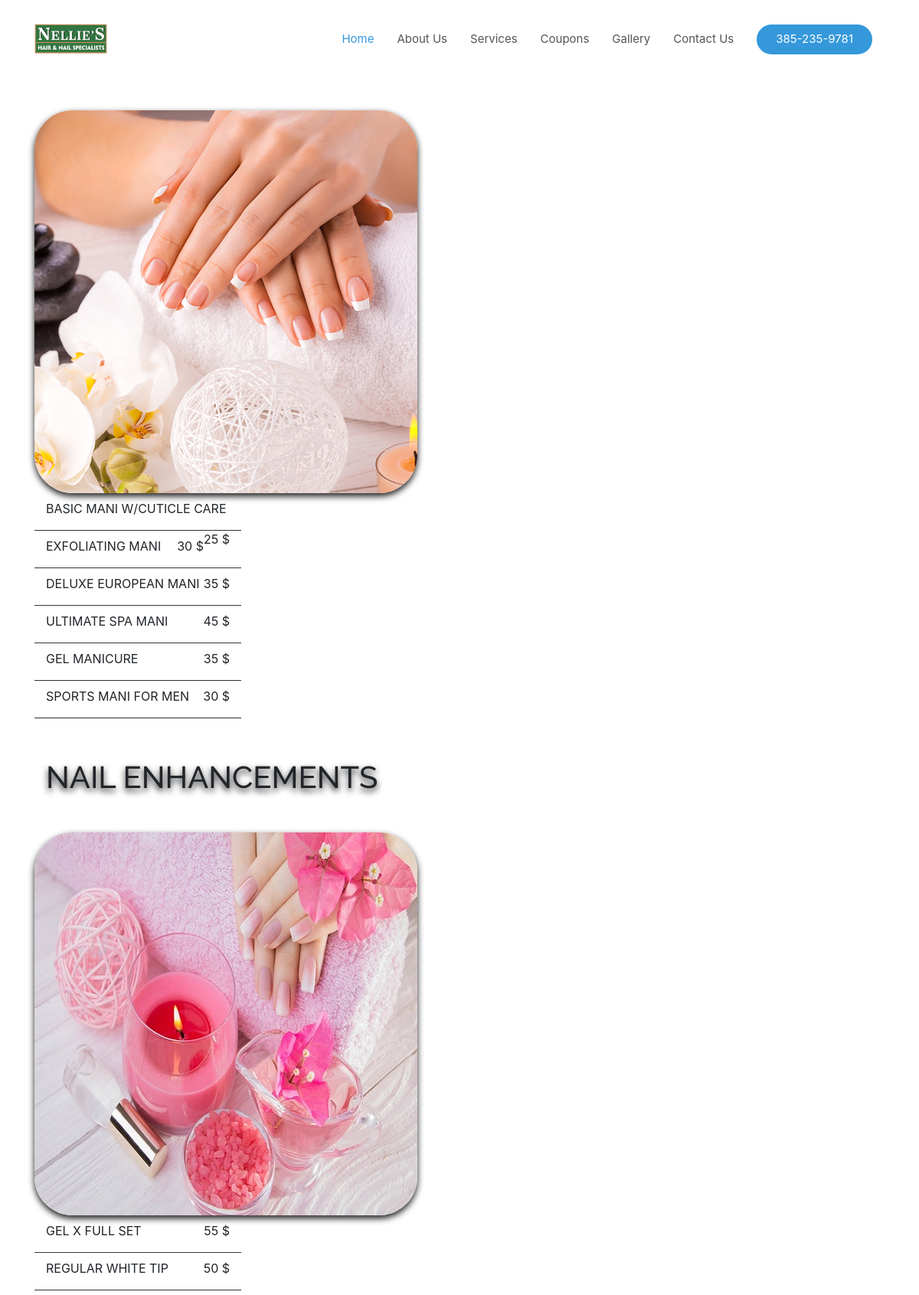
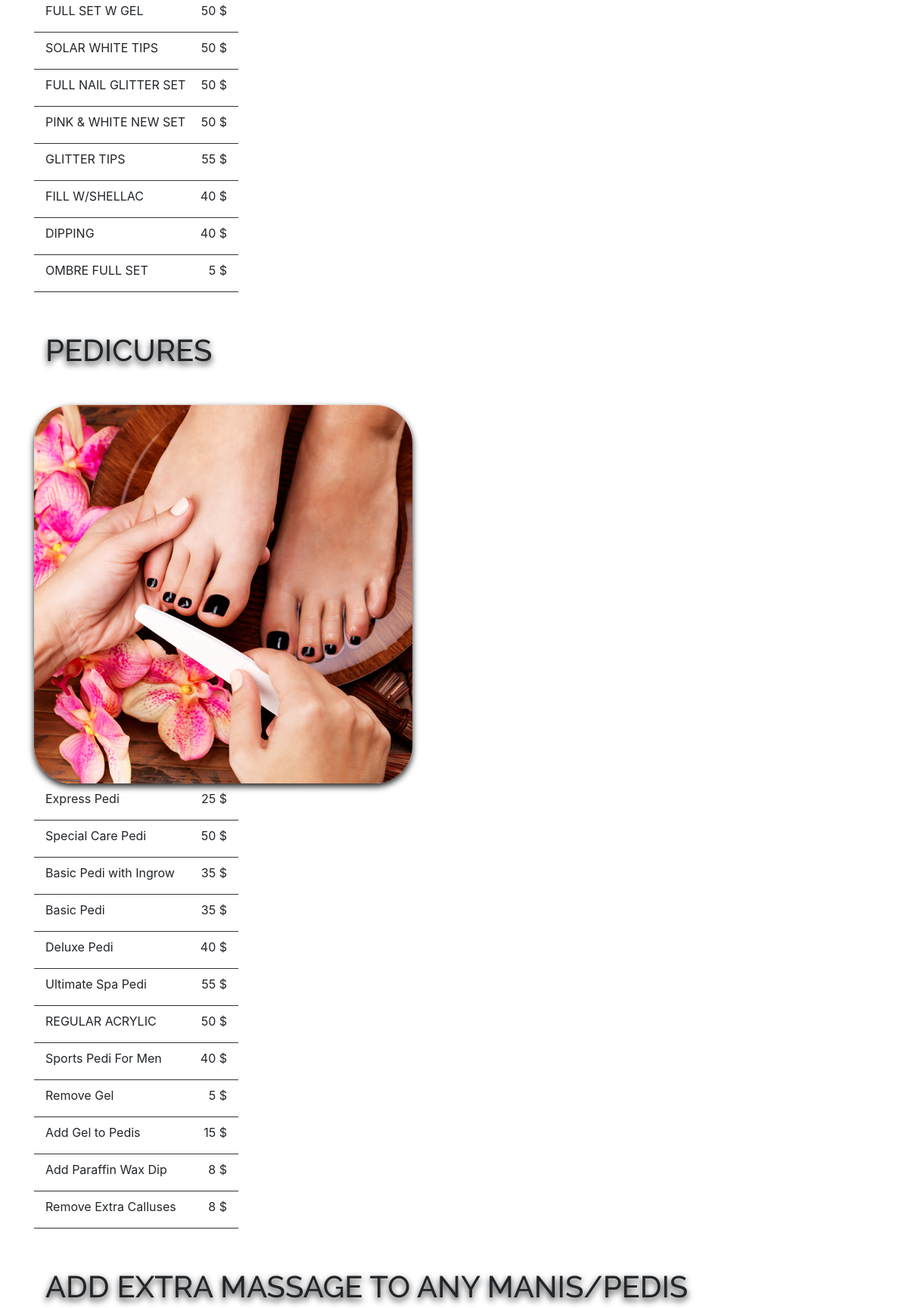
Screenshot of /?mod=service&action=index (upper part) with the database file from the repository (2 pictures, top to bottom).
### tables this page shows
CREATE TABLE `tbl_service` (
  `id_service` int(11) NOT NULL,
  `service_name` text NOT NULL,
  `quanty` int(11) NOT NULL,
  `id_detail` int(11) NOT NULL
);

CREATE TABLE `tbl_detail_service` (
  `id_detail` int(11) NOT NULL,
  `name_detail` text NOT NULL,
  `id_service` int(11) NOT NULL,
  `price_detail` text NOT NULL
);

### libraries/database.php (called while the page is built, shortened)
<?php
function db_query($query_string) {
    global $conn;
    $result = mysqli_query($conn, $query_string);
    return $result;
}
function db_fetch_array($query_string) {
    $result = array();
    $mysqli_result = db_query($query_string);
    while ($row = mysqli_fetch_assoc($mysqli_result)) {
        $result[] = $row;
    }
    return $result;
}

### modules/service/models/indexModel.php (called while the page is built)
<?php
function get_name_service()
{
    $item = db_fetch_array("SELECT * FROM `tbl_detail_service`");
    if (!empty($item))
        return $item;
}
function get_service_by_name_detail()
{
    $item = db_fetch_array(
        " SELECT
        `tbl_service`.id_service,
        `tbl_service`.service_name,
        `tbl_image_service`.url_image,
        `tbl_detail_service`.name_detail
    FROM
        `tbl_service`
    INNER JOIN
        `tbl_detail_service` ON `tbl_service`.id_service = `tbl_detail_service`.id_service
    INNER JOIN
        `tbl_image_service` ON `tbl_service`.id_service = `tbl_image_service`.id_service
    WHERE
        `tbl_detail_service`.id_service = `tbl_service`.id_service
    GROUP BY
        `tbl_service`.id_service"
    );
    if (!empty($item))
        return $item;
}

### modules/service/controllers/indexController.php (called while the page is built, shortened)
<?php
function indexAction()
{
    $get_name = get_name_service();
    $list_service = get_service_by_name_detail();
    $data = array();
    $data['list_service'] = $list_service;
    $data['get_name'] = $get_name;
    load_view('index', $data);
}

### core/router.php (called while the page is built, shortened)
<?php
$action_name = get_action().'Action';
call_function(array('construct', $action_name));

### core/appload.php (called while the page is built, shortened)
<?php
require CONFIGPATH . DIRECTORY_SEPARATOR . 'database.php';
require LIBPATH . DIRECTORY_SEPARATOR . 'database.php';
require COREPATH . DIRECTORY_SEPARATOR . 'base.php';
require COREPATH . DIRECTORY_SEPARATOR . 'router.php';

### index.php (called while the page is built, shortened)
<?php
require COREPATH.DIRECTORY_SEPARATOR.'appload.php';

### modules/service/views/indexView.php (the view, shortened to what this page needs)
<?php get_header(); ?>
<div class="container mt-5 a">
  <?php foreach($list_service as $item){?>
    <div class="col-md-12 mt-5 mt-service">
      <h1 class="title-about"><?php echo $item['service_name'] ?></h1>
    </div>
  <div class="row mt-5 mb-5">
    <div class="col-md-6">
      <img src="public/images/<?php echo  $item['url_image'] ?>" alt="Hình ảnh" class="img-fluid image-service">
      <?php foreach($get_name as $item_name){
         if($item['id_service'] == $item_name['id_service']){
          ?>
      <div class="col-md-6 mt-2 detail-service">
        <p class="text-rSevice"><?php echo $item_name['name_detail'] ?></p>
        <p class="text-lSevice "><?php echo $item_name['price_detail'] ?> $</p>
      </div>
      <?php } ?>
        <?php } ?>
    </div>
  </div>
  <?php } ?>
</div>
<?php get_footer(); ?>

### core/base.php (shortened to what this page needs)
<?php
function get_module() {
    global $config;
    $module = isset($_GET['mod']) ? $_GET['mod'] : $config['default_module'];
    return $module;
}
function call_function($list_function = array()) {
    if (is_array($list_function)) {
        foreach ($list_function as $f) {
            if (function_exists($f())) {
                $f();
            }
        }
    }
}
function load_view($name, $data_send = array()) {
    $data = $data_send;
    $path = MODULESPATH . DIRECTORY_SEPARATOR . get_module() . DIRECTORY_SEPARATOR . 'views' . DIRECTORY_SEPARATOR . $name . 'View.php';
    if (file_exists($path)) {
        require $path;
    } else {
        echo "Không tìm thấy {$path}";
    }
}
function get_header($name = '') {
    if (empty($name)) {
        $name = 'header';
    } else {
        $name = "header-{$name}";
    }
    $path = LAYOUTPATH . DIRECTORY_SEPARATOR . $name . '.php';
    if (file_exists($path)) {
        require $path;
    } else {
        echo "Không tìm thấy {$path}";
    }
}
function get_footer($name = '') {
    if (empty($name)) {
        $name = 'footer';
    } else {
        $name = "footer-{$name}";
    }
    $path = LAYOUTPATH . DIRECTORY_SEPARATOR . $name . '.php';
    if (file_exists($path)) {
        require $path;
    } else {
        echo "Không tìm thấy {$path}";
    }
}
?>

### layout/header.php (shortened to what this page needs)
<!DOCTYPE html>
<html lang="en">
<head>
  <link href="public/vendor/aos/aos.css" rel="stylesheet">
  <link href="public/vendor/bootstrap/css/bootstrap.min.css" rel="stylesheet">
  <link href="public/vendor/bootstrap-icons/bootstrap-icons.css" rel="stylesheet">
  <link href="public/vendor/boxicons/css/boxicons.min.css" rel="stylesheet">
  <link href="public/vendor/glightbox/css/glightbox.min.css" rel="stylesheet">
  <link href="public/vendor/remixicon/remixicon.css" rel="stylesheet">
  <link href="public/vendor/swiper/swiper-bundle.min.css" rel="stylesheet">
  <link href="public/css/style.css" rel="stylesheet">
  <link href="public/css/about.css" rel="stylesheet">
  <link href="public/css/service.css" rel="stylesheet">
  <link rel="stylesheet" href="https://cdn.jsdelivr.net/npm/bootstrap@4.6.2/dist/css/bootstrap.min.css">
</head>
<body>
  <header id="header" class="fixed-top d-flex align-items-center">
    <div class="container d-flex align-items-center justify-content-between">
      <div class="logo">
        <h1><a href="?mod=home&action=index"><img src="public/images/logo.png" alt=""></a></h1>
      </div>
      <nav id="navbar" class="navbar">
        <ul>
          <li><a class="nav-link scrollto active" href="?mod=home&action=index">Home</a></li>
          <li><a class="nav-link scrollto" href="?mod=about&action=index">About Us</a></li>
          <li><a class="nav-link scrollto" href="?mod=service&action=index">Services</a></li>
          <li><a class="nav-link scrollto " href="?mod=coupons&action=index">Coupons</a></li>
          <li><a class="nav-link scrollto" href="?mod=gallery&action=index">Gallery</a></li>
          <li><a class="nav-link scrollto" href="?mod=contact&action=index">Contact Us</a></li>
          <li><a class="getstarted scrollto" href="#">385-235-9781</a></li>
        </ul>
      </nav>
    </div>
  </header>

### layout/footer.php (shortened to what this page needs)
</body>
</html>

### public/css/style.css (style rules this page uses)
body { font-family: "Open Sans", sans-serif; color: #444444; }
a { color: #3498db; text-decoration: none; }
h1, h2, h3, h4, h5, h6 { font-family: "Raleway", sans-serif; }
#header { z-index: 997; transition: all 0.5s; padding: 22px 0; background: #fff; }
#header .logo h1 { font-size: 30px; margin: 0; padding: 0; line-height: 1; font-weight: 700; letter-spacing: 1px; }
#header .logo h1 a, #header .logo h1 a:hover { color: #222222; text-decoration: none; }
#header .logo img { padding: 0; margin: 0; max-height: 40px; }
.navbar { padding: 0; }
.navbar ul { margin: 0; padding: 0; display: flex; list-style: none; align-items: center; }
.navbar li { position: relative; }
.navbar a, .navbar a:focus { display: flex; align-items: center; justify-content: space-between; padding: 10px 0 10px 30px; font-size: 15px; font-weight: 400; color: #555555; white-space: nowrap; transition: 0.3s; }
.navbar a:hover, .navbar .active, .navbar .active:focus, .navbar li:hover>a { color: #3498db; }
.navbar .getstarted, .navbar .getstarted:focus { background: #3498db; padding: 8px 25px; margin-left: 30px; border-radius: 50px; color: #fff; }

### public/css/about.css (style rules this page uses)
.title-about { text-shadow: 0 4px 8px rgba(0, 0, 0, 0.9); }

### public/css/service.css (style rules this page uses)
.text-rSevice { display: inline-block; }
.text-lSevice { display: inline; float: right; }
.detail-service { border-bottom: 1px solid #333; margin-bottom: 5px; }
.image-service { border-radius: 50px; box-shadow: 0 4px 8px rgba(0, 0, 0, 0.9); }
.mt-service { margin-top: 100px !important; }

### rows the page displays
tbl_service: shows a picture
tbl_detail_service: name_detail "BASIC MANI W/CUTICLE CARE", price_detail "25"
tbl_detail_service: name_detail "EXFOLIATING MANI", price_detail "30"
tbl_detail_service: name_detail "DELUXE EUROPEAN MANI", price_detail "35"
tbl_detail_service: name_detail "ULTIMATE SPA MANI", price_detail "45"
tbl_detail_service: name_detail "GEL MANICURE", price_detail "35"
tbl_detail_service: name_detail "SPORTS MANI FOR MEN", price_detail "30"
tbl_service: service_name "NAIL ENHANCEMENTS", shows a picture
tbl_detail_service: name_detail "GEL X FULL SET", price_detail "55"
tbl_detail_service: name_detail "REGULAR WHITE TIP", price_detail "50"
tbl_detail_service: name_detail "FULL SET W GEL", price_detail "50"
tbl_detail_service: name_detail "SOLAR WHITE TIPS", price_detail "50"
tbl_detail_service: name_detail "FULL NAIL GLITTER SET", price_detail "50"
tbl_detail_service: name_detail "PINK & WHITE NEW SET", price_detail "50"
tbl_detail_service: name_detail "GLITTER TIPS", price_detail "55"
tbl_detail_service: name_detail "FILL W/SHELLAC", price_detail "40"
tbl_detail_service: name_detail "DIPPING", price_detail "40"
tbl_detail_service: name_detail "OMBRE FULL SET", price_detail "5"
tbl_service: service_name "PEDICURES", shows a picture
tbl_detail_service: name_detail "Express Pedi", price_detail "25"
tbl_detail_service: name_detail "Special Care Pedi", price_detail "50"
tbl_detail_service: name_detail "Basic Pedi with Ingrow", price_detail "35"
tbl_detail_service: name_detail "Basic Pedi", price_detail "35"
tbl_detail_service: name_detail "Deluxe Pedi", price_detail "40"
tbl_detail_service: name_detail "Ultimate Spa Pedi", price_detail "55"
tbl_detail_service: name_detail "REGULAR ACRYLIC", price_detail "50"
tbl_detail_service: name_detail "Sports Pedi For Men", price_detail "40"
tbl_detail_service: name_detail "Remove Gel", price_detail "5"
tbl_detail_service: name_detail "Add Gel to Pedis", price_detail "15"
tbl_detail_service: name_detail "Add Paraffin Wax Dip", price_detail "8"
tbl_detail_service: name_detail "Remove Extra Calluses", price_detail "8"
tbl_service: service_name "ADD EXTRA MASSAGE TO ANY MANIS/PEDIS"
